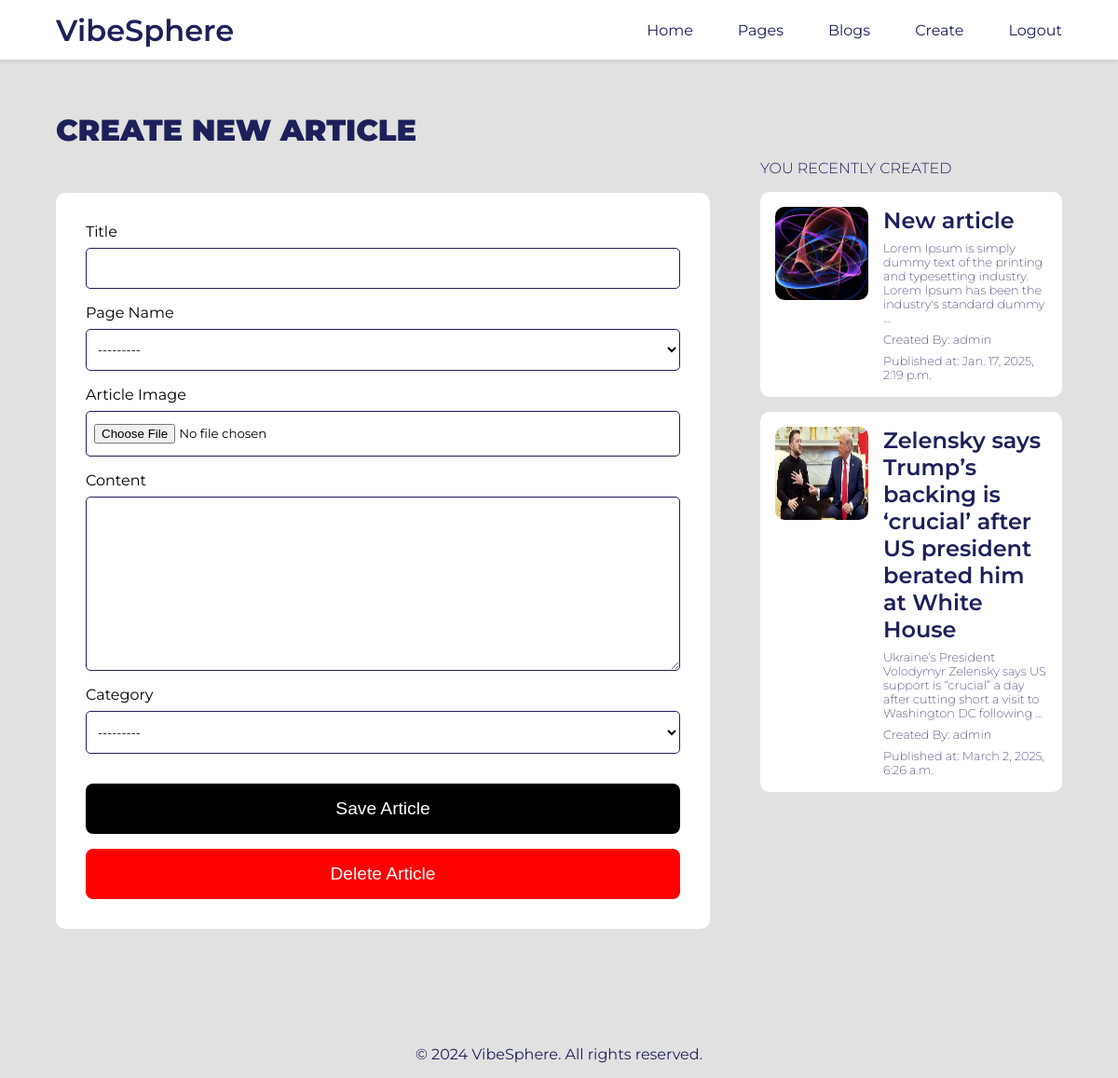
/article/new (signed in), run on the app's committed database.
### main/models.py (models this page shows, shortened)
class Article(models.Model):
    title = models.CharField(primary_key=True, unique=True, max_length=200)
    page_name = models.ForeignKey(BlogPage, on_delete=models.CASCADE, related_name='articles')
    author = models.ForeignKey(User, on_delete=models.CASCADE)
    created_date = models.DateTimeField(auto_now_add=True)
    updated_date = models.DateTimeField(auto_now=True)
    article_image = models.ImageField(upload_to='article_images/')
    content = models.TextField()
    published_date = models.DateTimeField(blank=True, null=True, auto_now_add=True)
    likes = models.ManyToManyField(User, related_name='liked_articles', blank=True)
    allow_to_comment = models.BooleanField(default=True)
    view_count = models.IntegerField(default=0)
    share_count = models.IntegerField(default=0)  # New field for share count
    category = models.CharField(max_length=50, choices=CATEGORY_CHOICES)

### main/views.py (the view)
# urls.py: path('article/new', views.create_update_article, name='create'),
@login_required
def create_update_article(request, article_title=None):
    redirect_response = redirect_if_not_logged_in(request)
    if redirect_response:
        return redirect_response
    blog_pages = BlogPage.objects.filter(author=request.user)
    if not blog_pages.exists():
        return redirect('create_page')
    if article_title:
        article = get_object_or_404(Article, title=article_title, page_name__in=blog_pages)
        is_editing = True
    else:
        article = None
        is_editing = False
    if request.method == 'POST':
        if 'delete' in request.POST:
            if article:
                article.delete()
            return redirect('show_all_articles')
        form = ArticleForm(request.POST, request.FILES, instance=article, user=request.user, is_editing=is_editing)
        if form.is_valid():
            content = form.cleaned_data.get('content', '')
            if any(keyword.lower() in content.lower() for keyword in PROHIBITED_KEYWORDS):
                messages.error(request, "Your content contains prohibited words or phrases and cannot be published.")
                return redirect('create')
            article = form.save(commit=False)
            article.author = request.user  # Set the author
            article.save()  # Save the article
            return redirect('show_all_articles')
    else:
        form = ArticleForm(instance=article, user=request.user, is_editing=is_editing)
    context = {
        'show_navbar': True,
        'form': form,
        'articles': Article.objects.filter(page_name__in=blog_pages),
        'is_editing': is_editing,
        'article': article,
    }
    return render(request, 'create_article.html', context)

### main/forms.py (shortened to what this page needs)
class ArticleForm(forms.ModelForm):
    page_name = forms.ModelChoiceField(
        queryset=BlogPage.objects.none(),
        widget=forms.Select(attrs={'class': 'form__input'})
    )
    def __init__(self, *args, **kwargs):
        user = kwargs.pop('user', None)  # Get the user from kwargs
        is_editing = kwargs.pop('is_editing', False)
        super().__init__(*args, **kwargs)
        if user:
            self.fields['page_name'].queryset = BlogPage.objects.filter(author=user)
        if is_editing:
            self.fields['title'].widget.attrs['readonly'] = True
            self.fields['title'].widget.attrs['class'] += ' form__input--readonly'
    class Meta:
        model = Article
        fields = [
            'title',
            'page_name',
            'article_image',
            'content',
            'category',
        ]
        widgets = {
            'title': forms.TextInput(attrs={'class': 'form__input'}),
            'article_image': forms.ClearableFileInput(attrs={'class': 'form__input'}),
            'content': forms.Textarea(attrs={'class': 'form__input'}),
            'category': forms.Select(attrs={'class': 'form__input'}),
        }

### main/models.py (called while the page is built)
    def __str__(self):
        return self.title

### main/views.py (called while the page is built)
def redirect_if_not_logged_in(request):
    if not request.user.is_authenticated:
        return redirect('login')
    return None

### templates/create_article.html (shortened to what this page needs)
{%extends 'main.html'%}
{% load static %}
{%block extra_css %}
<link rel="stylesheet" href="{% static 'css/page_form.css' %}" />
<link rel="stylesheet" href="{% static 'css/create_article.css' %}" />
{% endblock %}
{% block content %}
<div class="create__article__container">
  <div class="left__article__container">
      <h2 class="form__header">
        {% if is_editing %}
          Edit Article
        {% else %}
          Create New Article
        {% endif %}
      </h2>
      <form method="post" enctype="multipart/form-data" class="form">
        <div class="form__group">
            <label class="form__label" for="id_title">Title</label>
            {{ form.title}}
        </div>
        <div class="form__group">
            <label class="form__label" for="id_image">Page Name</label>
            {{ form.page_name}}
        </div>
        <div class="form__group">
            <label class="form__label" for="id_text">Article Image</label>
            {{ form.article_image}}
        </div>
        <div class="form__group">
            <label class="form__label" for="id_text">Content</label>
            {{ form.content}}
        </div>
        <div class="form__group">
            <label class="form__label" for="id_text">Category</label>
            {{ form.category}}
        </div>
        <button type="submit" class="save__btn">Save Article</button>
        <button type="submit" name="delete" value="true" class="delete__btn" onclick="return confirm('Are you sure you want to delete this page?');">Delete Article</button>
      </form>
  </div>
  {% if articles%}
  <div class="right__article__container">
    <h1 class="article__list__header">You Recently Created</h1>
    <div class="article__list__container">
      {% for article in articles %}
        <a class="article__card" href="{% url 'read_article' article.title %}" >
            {% if article.article_image %}
              <img src="{{article.article_image.url}}" alt="{{article.title}}" class="article__image">
            {% else %}
              <p>No image available</p>
            {% endif %}
          <div class="article__body">
            <h2 class="article__card__title">{{article.title}}</h2>
            <p class="article__card__content">{{article.content|truncatewords:20}}</p>
            <p class="article__card__span__text">Created By: {{article.author}}</p>
            <p class="article__card__span__text">Published at: {{article.published_date}}</p>
          </div>
        </a>
      {% endfor %}
    </div>
  </div>
  {% endif %}
</div>
{% endblock %}

### static/css/main.css (style rules this page uses)
* { margin: 0; padding: 0; box-sizing: border-box; }
body { background-color: #e1e1e1; font-family: "Montserrat", sans-serif; display: flex; flex-direction: column; margin-bottom: 10rem; margin-top: 12vh; padding: 0; box-sizing: border-box; }

### static/css/page_form.css (style rules this page uses)
.form__header { color: #1e205a; text-transform: uppercase; font-size: 2rem; font-weight: 900; }
.form { width: 100%; height: auto; margin-top: 3rem; background-color: #ffffff; padding: 2rem; border-radius: 10px; }
.form__group { display: flex; justify-content: flex-start; align-items: flex-start; flex-direction: column; }
.form__label { margin-bottom: 0.5rem; }
.form__input { background-color: transparent; border: none; border: 1px solid #1e205a; padding: 0.8rem 0.5rem; margin-bottom: 1rem; width: 100%; border-radius: 5px; font-family: "Montserrat", sans-serif; }
.save__btn, .delete__btn { width: 100%; height: 20%; margin-top: 1rem; padding: 1rem; border: none; border-radius: 0.5rem; cursor: pointer; font-size: 1.2rem; font-weight: 300; color: #ffffff; }
.save__btn { background-color: #000000; }
.delete__btn { background-color: red; }

### static/css/create_article.css (style rules this page uses)
.create__article__container { display: flex; justify-content: space-between; align-items: flex-start; width: 90%; margin: auto; margin-top: 2%; }
.left__article__container { width: 65%; }
.right__article__container { width: 30%; margin-top: 3.2rem; }
.article__list__header { color: #1E205A; text-transform: uppercase; font-size: 1rem; font-weight: 300; }
.article__list__container { margin-top: 1rem; }
.article__card { background-color: #fff; color: #1E205A; display: flex; justify-content: space-around; align-items: flex-start; margin-bottom: 1rem; padding: 1rem; border-radius: 10px; text-decoration: none; }
.article__image { width: 100px; height: 100px; border-radius: 10px; }
.article__body { margin-left: 1rem; }
.article__card__title { color: #1E205A; font-weight: 600; margin-bottom: 0.5rem; }
.article__card__content, .article__card__span__text { font-size: 0.8rem; font-weight: 200; }
.article__card__span__text { margin-top: 0.5rem; }

### data on the page
Article: article_image (picture), title "New article", content "Lorem Ipsum is simply dummy text of the printing and typesetting industry. Lorem Ipsum has been the industry's standard dummy …", author "admin", published_date "Jan. 17, 2025, 2:19 p.m."
Article: article_image (picture), title "Zelensky says Trump’s backing is ‘crucial’ after US president berated him at White House", content "Ukraine’s President Volodymyr Zelensky says US support is “crucial” a day after cutting short a visit to Washington DC following …", author "admin", published_date "March 2, 2025, 6:26 a.m."
